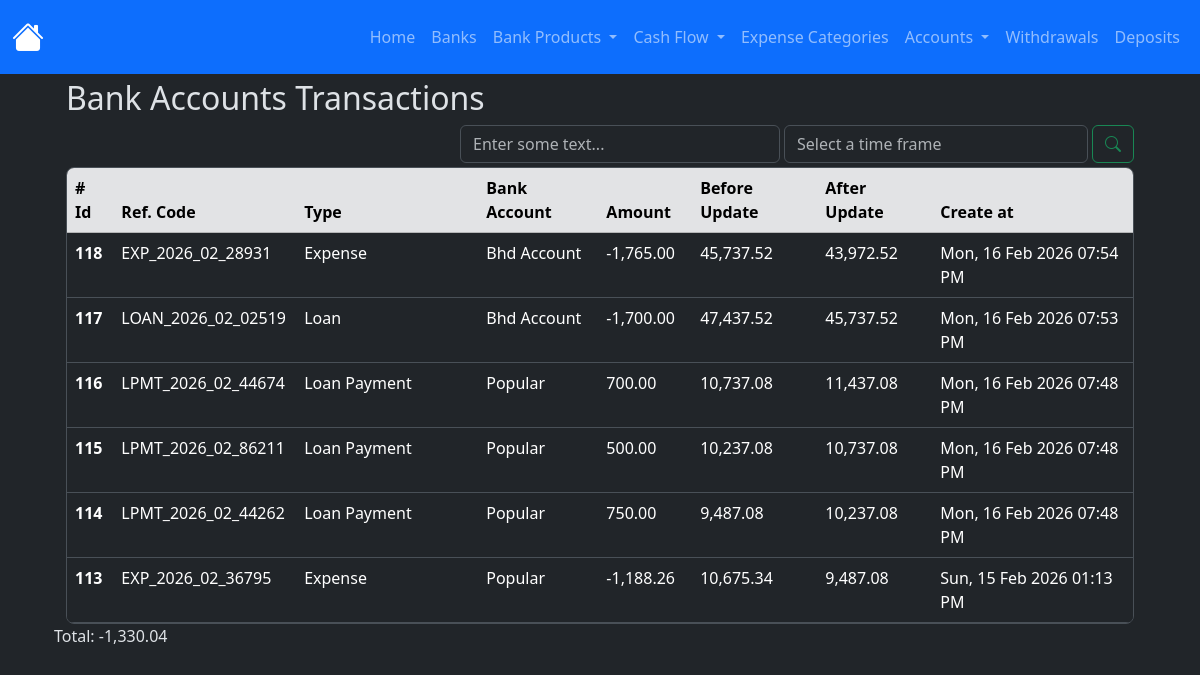
The page /bank_transaction_ledger/index on the database its author committed.
### app/models/bank_account_transactions_ledger.py (models this page shows, shortened)
class BankAccountTransactionsLedger(db.Model):
    __tablename__ = 'bank_account_transactions_ledger'
    id = db.Column(db.Integer, primary_key=True)
    amount = db.Column(db.Numeric(10,2), nullable=False)
    transaction_type = db.Column(db.String(100), nullable=False)
    reference_code = db.Column(db.String(100), nullable=False)
    bank_account_id = db.Column(db.Integer, db.ForeignKey('bank_accounts.id'), nullable=False)
    before_update_balance = db.Column(db.Numeric(10,2), nullable=False)
    after_update_balance = db.Column(db.Numeric(10,2), nullable=False)
    created_at = db.Column(
        db.DateTime(timezone=True),
        default=utcnow, #internally sqlalchemy will exectute the function so dont add the parentheses otherwise it'll break down when creating the record in the db
        nullable=False
    )
    updated_at = db.Column(
        db.DateTime(timezone=True),
        onupdate=utcnow, #internally sqlalchemy will exectute the function so dont add the parentheses otherwise it'll break down when creating the record in the db
    )
    bank_account = db.relationship('BankAccount', back_populates='transaction_ledger')

### app/models/bank_account.py (models this page shows)
class BankAccount(db.Model):
    __tablename__ = 'bank_accounts'
    id = db.Column(db.Integer, primary_key=True)
    nick_name = db.Column(db.String(120))
    amount_available = db.Column(db.Numeric(10, 2), nullable=False)
    is_active = db.Column(db.Boolean, default=True)
    account_number = db.Column(db.Integer, nullable=True)
    is_deleted = db.Column(db.Boolean, default=False, nullable=False)
    bank_id = db.Column(db.Integer, db.ForeignKey('banks.id'))
    created_at = db.Column(
        db.DateTime(timezone=True),
        default=utcnow, #internally sqlalchemy will exectute the function so dont add the parentheses otherwise it'll break down when creating the record in the db
        nullable=False
    )
    updated_at = db.Column(
        db.DateTime(timezone=True),
        onupdate=utcnow, #internally sqlalchemy will exectute the function so dont add the parentheses otherwise it'll break down when creating the record in the db
    )
    bank = relationship('Bank', back_populates='bank_accounts')
    expenses = relationship('Expense', back_populates='bank_account', order_by='desc(Expense.created_at)')
    incomes = relationship('Income', back_populates='bank_account', order_by='desc(Income.created_at)')
    credit_card_payments = relationship('CreditCardPayment', back_populates='bank_account', order_by='desc(CreditCardPayment.created_at)')
    withdrawals = relationship('Withdrawal', back_populates='bank_account', order_by='desc(Withdrawal.created_at)')
    loans = relationship('Loan', back_populates='bank_account', order_by='desc(Loan.created_at)')
    loan_payments = relationship('LoanPayment', back_populates='bank_account', order_by='desc(LoanPayment.created_at)')
    debts = relationship('Debt', back_populates='bank_account', order_by='desc(Debt.created_at)')
    debt_payments = relationship('DebtPayment', back_populates='bank_account', order_by='desc(DebtPayment.created_at)')
    transaction_ledger = relationship('BankAccountTransactionsLedger', back_populates='bank_account')
    deposits = relationship('Deposit', back_populates='bank_account', order_by='desc(Deposit.created_at)')
    outgoing_transfers = relationship('BankTransfer', foreign_keys='BankTransfer.from_bank_account_id', back_populates='from_bank_account', order_by='desc(BankTransfer.created_at)')
    incoming_transfers = relationship('BankTransfer', foreign_keys='BankTransfer.to_bank_account_id', back_populates='to_bank_account', order_by='desc(BankTransfer.created_at)')

### app/routes/bank_transaction_ledger_routes.py (the view)
@bank_transaction_ledger_bp.route('/index')
def index():
    ledgers = (
        BankAccountTransactionsLedger.query
        .order_by(BankAccountTransactionsLedger.created_at.desc())
        .all()
    )
    context = {
        'ledgers': ledgers,
        'format_amount': format_amount,
        'total_amount': total_amount,
    }
    return render_template('bank_accounts/ledger.html', **context)

### app/utils/numeric_casting.py (called while the page is built)
def total_amount(obj_list: list):
    total = Decimal()
    for o in obj_list:
        total += o.amount
    return format_amount(total)

def format_amount(value):
    try:
        return f'{value:,.2f}';
    except Exception as e:
        return None

### app/templates/bank_accounts/ledger.html (shortened to what this page needs)
{% extends 'layout.html' %}
{% block content %}
    <div class="container w-100">
        <h2>Bank Accounts Transactions</h2>
        <div class="d-flex justify-content-end gap-1 flex-wrap flex-md-nowrap mt-2">
            <div class="w-100 w-md-auto mt-md-0" style="max-width: 320px;">
                <input type="text" class="form-control" id="filter-byfiled-input-id" placeholder="Enter some text...">
            </div>
            <div class="d-flex gap-1 w-100" style="max-width: 350px;">
                <div class="w-100 w-md-auto mt-md-0">
                    <input type="text" class="form-control" id="filter-input-id" placeholder="Select a time frame">
                </div>
                <button type="button" class="btn btn-outline-success" id="btn-search-id"><i class="bi bi-search"></i></button>
            </div>
        </div>
        <div class="table-responsive overflow-y-auto border rounded-3 mt-1" style="max-height: 457px;">
            <table class="table table-hover">
                <thead class="sticky-top">
                    <tr class="table-secondary">
                    <th scope="col"># Id</th>
                    <th scope="col">Ref. Code</th>
                    <th scope="col">Type</th>
                    <th scope="col">Bank Account</th>
                    <th scope="col">Amount</th>
                    <th scope="col">Before Update</th>
                    <th scope="col">After Update</th>
                    <th scope="col">Create at</th>
                    </tr>
                </thead>
                <tbody id="cashledger-table-body-id">
                  {% for ledger in ledgers %}
                    <tr>
                        <th scope="row">{{ ledger.id }}</th>
                        <td>{{ ledger.reference_code }}</td>
                        <td>{{ ledger.transaction_type | title }}</td>
                        <td>{{ ledger.bank_account.nick_name | title }}</td>
                        <td>{{ format_amount(ledger.amount) }}</td>
                        <td>{{ format_amount(ledger.before_update_balance) }}</td>
                        <td>{{ format_amount(ledger.after_update_balance) }}</td>
                        <td>{{ ledger.created_at | format_datetime("EEE, dd MMM yyyy hh:mm a") }}</td>
                    </tr>
                  {% endfor %}
                </tbody>
            </table>
        </div>
    </div>
    <p id="lbl-total-ledgers">Total: {{ total_amount(ledgers) }}</p>
<link href="https://cdn.jsdelivr.net/npm/@sweetalert2/theme-dark@5/dark.css" rel="stylesheet">
<link rel="stylesheet" href="https://cdn.jsdelivr.net/npm/flatpickr/dist/flatpickr.min.css">
{% endblock %}

### rows shown on the page
BankAccountTransactionsLedger: id "118", reference_code "EXP_2026_02_28931", transaction_type "Expense", bank_account.nick_name "Bhd Account", amount "-1,765.00", before_update_balance "45,737.52", after_update_balance "43,972.52", created_at "Mon, 16 Feb 2026 07:54 PM", amount.amount "-1,330.04"
BankAccountTransactionsLedger: id "117", reference_code "LOAN_2026_02_02519", transaction_type "Loan", bank_account.nick_name "Bhd Account", amount "-1,700.00", before_update_balance "47,437.52", after_update_balance "45,737.52", created_at "Mon, 16 Feb 2026 07:53 PM"
BankAccountTransactionsLedger: id "116", reference_code "LPMT_2026_02_44674", transaction_type "Loan Payment", bank_account.nick_name "Popular", amount "700.00", before_update_balance "10,737.08", after_update_balance "11,437.08", created_at "Mon, 16 Feb 2026 07:48 PM"
BankAccountTransactionsLedger: id "115", reference_code "LPMT_2026_02_86211", transaction_type "Loan Payment", bank_account.nick_name "Popular", amount "500.00", before_update_balance "10,237.08", after_update_balance "10,737.08", created_at "Mon, 16 Feb 2026 07:48 PM"
BankAccountTransactionsLedger: id "114", reference_code "LPMT_2026_02_44262", transaction_type "Loan Payment", bank_account.nick_name "Popular", amount "750.00", before_update_balance "9,487.08", after_update_balance "10,237.08", created_at "Mon, 16 Feb 2026 07:48 PM"
BankAccountTransactionsLedger: id "113", reference_code "EXP_2026_02_36795", transaction_type "Expense", bank_account.nick_name "Popular", amount "-1,188.26", before_update_balance "10,675.34", after_update_balance "9,487.08", created_at "Sun, 15 Feb 2026 01:13 PM"
